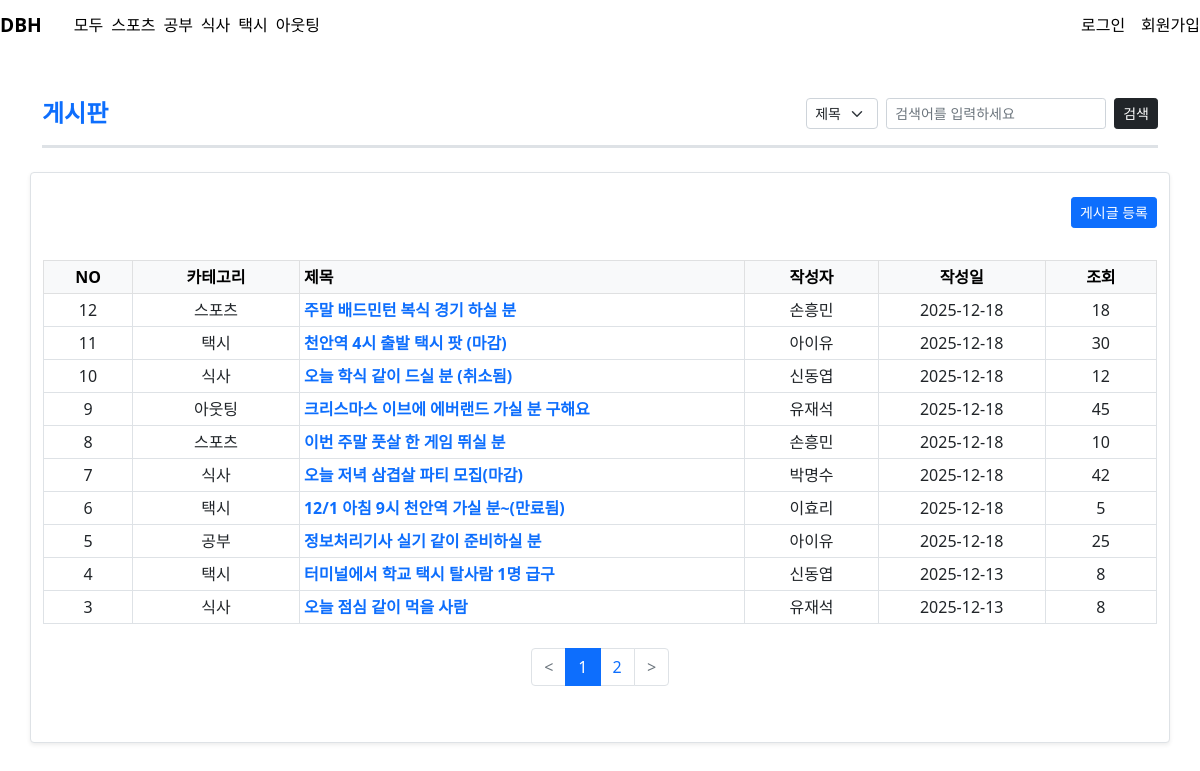
The app's page /src/index/index.php with its own data.
### tables this page shows
CREATE TABLE board (
    board_id INT PRIMARY KEY AUTO_INCREMENT,
    fk_member_id INT NOT NULL,
    fk_activity_id INT,
    title VARCHAR(100) NOT NULL,
    content TEXT NOT NULL,
    reg_date DATETIME NOT NULL DEFAULT CURRENT_TIMESTAMP,
    modify_date DATETIME,
    real_yn TINYINT NOT NULL,
    hits INT,
    isDiffSelect TINYINT,
    FOREIGN KEY (fk_member_id) REFERENCES members(member_id) ON DELETE CASCADE,
    FOREIGN KEY (fk_activity_id) REFERENCES activity(activity_id) ON DELETE CASCADE
);

### src/index/index.php (the view, shortened to what this page needs)
<?php
include("../../inc/head.php");
$p = isset($_GET['p']) ? $_GET['p'] : 1;
$keyFiled = isset($_GET['keyFiled']) ? $_GET['keyFiled'] : "";
$keyWord = isset($_GET['keyWord']) ? $_GET['keyWord'] : "";
$where = '';
if($keyFiled != ""){
    $where = ' AND ' . $keyFiled.' like "%'.$keyWord.'%"';
}else{
    $where = ' ';
}
$baseWhere = ' 1=1';
$cr = isset($_GET['cr']) ? $_GET['cr'] : false;
$bind = array();
if($cr){
    $baseWhere .= " AND bc.fk_category_id = ? ";
    $sql = "
    SELECT b.*, m.user_name, c.*
    FROM board b
        inner join members m on b.fk_member_id = m.member_id
        inner join board_categories bc on bc.fk_board_id = b.board_id
        INNER JOIN categories c ON bc.fk_category_id = c.category_id
	WHERE". $baseWhere . $where . ' GROUP BY b.board_id, m.user_name';
    $orderBy = 'ORDER BY board_id DESC';
    $bind = array('fk_category_id' => $cr);
}else{
    $sql = "
    SELECT b.*, m.user_name
    FROM board b
        inner join members m on b.fk_member_id = m.member_id
        WHERE". $baseWhere . $where . ' GROUP BY b.board_id, m.user_name';
    $orderBy = 'ORDER BY board_id DESC';
}
list($rows,$cnt,$navi) = PAGE($sql, $bind, 10, $orderBy, '');
$cnt = $cnt - (($p-1) * 10);
?>
<section>
    <div class="container my-5">
        <div class="row justify-content-center mb-4">
            <div class="col-12">
                <header class="d-flex justify-content-between align-items-center pb-3 border-bottom border-3">
                    <h4 class="fs-4 fw-bold text-primary mb-0">게시판</h4>
                    <form method="get" class="d-flex align-items-center">
                        <div class="d-flex gap-2">
                            <select name="keyFiled" class="form-select form-select-sm w-auto">
                                <option value="title" <?=$keyFiled == "title"? "selected":""?>>제목</option>
                            </select>
                            <input type="text" name="keyWord" class="form-control form-control-sm" value="<?=$keyWord?>" placeholder="검색어를 입력하세요">
                            <button class="btn btn-dark btn-sm d-flex align-items-center">검색</button>
                        </div>
                    </form>
                </header>
            </div>
        </div>
        <div class="row">
            <div class="col-12 py-4 bg-white border rounded shadow-sm">
                <div class="d-flex justify-content-end mb-3">
                    <a href="../Board/board_write.php?<?=reset_GET('p')."&p=$p"?>" class="btn btn-primary btn-sm">게시글 등록</a>
                </div>
                <div class="py-3">
                    <div class="table-responsive">
                        <table class="table table-bordered table-hover table-sm">
                            <thead class="table-light">
                            <tr class="fw-bold">
                                <th class="text-center" style="width: 8%;">NO</th>
                                <th class="text-center" style="width: 15%;">카테고리</th>
                                <th class="text-start">제목</th> <th class="text-center" style="width: 12%;">작성자</th>
                                <th class="text-center" style="width: 15%;">작성일</th>
                                <th class="text-center" style="width: 10%;">조회</th>
                            </tr>
                            </thead>
                            <tbody>
                            <?php
                            if(empty($rows[0])){
                            ?>
                            <?php
                            }else{
                            foreach ($rows as $row):
                                $board_id = $row['board_id'];
                                $sql = "SELECT * FROM board_categories
                                        inner join categories on category_id = fk_category_id
                                        WHERE fk_board_id = $board_id ";
                                $Crow=A($sql, '' , '');
                                $category_names = array_column($Crow, 'category_name');
                                $category = implode(', ', $category_names);
                                ?>
                                <tr>
                                    <td class="text-center"><?=$cnt?></td>
                                    <td class="text-center"><?=$category?>  </td>
                                    <td class="text-start"><a href="../Board/board_write.php?board_id=<?=$board_id?>&toIndex=1" class="text-decoration-none text-primary fw-bold"><?=$row['title']?></td></a>
                                    <td class="text-center"><?=$row['user_name']?></td>
                                    <td class="text-center"><?=substr($row['reg_date'],0,10)?></td>
                                    <td class="text-center"><?=$row['hits']?:0?></td>
                                </tr>
                            <?php $cnt--; endforeach;}?>
                            </tbody>
                        </table>
                    </div>
                    <div class="d-flex justify-content-center pt-2">
                        <?= $navi;?>
                    </div>
                </div>
            </div>
        </div>
    </div>
</section>
<?php
include("../../inc/footer.php");
?>

### inc/head.php (shortened to what this page needs)
<?php
include_once 'loader.php';
?>
<!doctype html>
<html lang="en">
<head>
    <link rel="stylesheet" href="../../css/main.style.css" type="text/css">
    <link rel="stylesheet" href="../../css/GNB/GNB.style.css" type="text/css">
    <link rel="stylesheet" href="../../css/Members/Members.style.css" type="text/css">
    <link rel="stylesheet" href="../../css/bootstrap/css/bootstrap.css" type="text/css">
</head>
<body>
    <?php
    include "../GNB/GNB.php";
    ?>

### src/GNB/GNB.php (shortened to what this page needs)
<?php
$user_id = isset($_COOKIE["user_id"])? $_COOKIE["user_id"]:0;
$sql = "SELECT * FROM dbh.members WHERE user_id='$user_id'";
$row = O($sql);
?>
<section class="GNB d-flex gap-4">
    <div class="d-flex justify-content-center align-content-center">
        <div class="GNBTITLE d-flex align-items-center me-2" id="Title">DBH</div>
    </div>
    <div class="d-flex align-items-center gap-2">
        <a href="../index/index.php">모두</a>
        <a href="../index/index.php?cr=1">스포츠</a>
        <a href="../index/index.php?cr=2">공부</a>
        <a href="../index/index.php?cr=3">식사</a>
        <a href="../index/index.php?cr=4">택시</a>
        <a href="../index/index.php?cr=5">아웃팅</a>
    </div>
    <div class="d-flex justify-content-end align-items-center gap-2" style="width: 100%;">
        <a href="../Members/Login.php" id="login" class="LoginTools d-flex justify-content-center align-content-center">
            <?=$user_id !== 0 ? "로그아웃" : "로그인"?>
        </a>
        <?php if($user_id !== 0) {?>
            <a href="../Members/MyPage.php" class="LoginTools d-flex justify-content-center align-content-center ms-2">
                <?=$row['user_name']?>님 마이페이지
            </a>
        <?php }else{?>
            <a href="../Members/SignUp.php" class="LoginTools d-flex justify-content-center align-content-center ms-2">
                회원가입
            </a>
        <?php }?>
    </div>
</section>

### inc/loader.php (shortened to what this page needs)
<?php
include_once "../../config/connect.php";
function O($sql, $bind = array(), $debug='N'){
    global $mysqli;
    if(is_array($bind)){
        $temp = 0;
    }
    $result = $mysqli->query($sql);
    if($result->num_rows > 0){
        while($row = $result->fetch_assoc()){
            return $row;
        }
    }else{
        return true;
    }
}
function A($sql, $bind = array(), $debug='N'){
    global $mysqli;
    $result = $mysqli->query($sql);
    $resultRow = array();
    if($result->num_rows > 0){
        while($row = $result->fetch_assoc()){
            $resultRow[] = $row;
        }
    }else{
        return true;
    }
    return $resultRow;
}
function PAGE($sql, $bind = array(), $pagesu = 10, $orderby="", $debug='N', $pagelength = 5, $page_func = 'PAGE_ADMIN')
{
    $cnt = CNT($sql, $bind);
    $page_no = (isset($_GET['p']) && $_GET['p']) ? $_GET['p'] : 1;
    $start = ( $pagesu * ($page_no - 1 ) ) +1;
    $end  = $pagesu * $page_no;
    $sql = "
	        SELECT *
	        FROM (
	            SELECT *, ROW_NUMBER() OVER ( ". $orderby ." ) AS ROW_NUM
                FROM ( " . $sql . " ) PAGE1
	        ) PAGE2
            WHERE ROW_NUM BETWEEN $start AND $end ";
    $rows = A($sql, $bind, $debug);
    list($navi,$page_count) = $page_func($pagesu, $pagelength, $cnt, $page_no);
    return array($rows,$cnt,$navi,$page_count);
}
function CNT()
{
    list( $sql, $bind)= split_arg(func_get_args());
    $neo_sql= sprintf("select count(*) as cnt from ( %s ) cnt_table", $sql);
    $bind = is_array($bind) ? $bind : '';
    $row = O($neo_sql, $bind, "");
    return $row['cnt'];
}
function split_arg($a)
{
    $sql= $a[0];
    if (count($a)>=1) {
        array_shift($a);
    }
    if (isset($a[0])&& is_array($a[0])) {
        $a= $a[0];
    }
    return array( $sql, $a);
}
function PAGE_ADMIN($pagesu = 5, $pagelength = 10, $cnt = 0, $page_no = 1)
{
    $total_page_cnt = ceil($cnt/$pagesu);
    $redirect_url = isset($_SERVER['PHP_SELF']) ? $_SERVER['PHP_SELF'] : $_SERVER['SCRIPT_NAME'];
    $navi = '';
    $navi .=
        '<div id="pagination">
	        <ul class="pagination">';
    if ($total_page_cnt>0) {
        $current = ceil($page_no / $pagelength);
        $end = ($current * $pagelength) ;
        $start = $end - $pagelength +1 ;
        if ($end>$total_page_cnt) {
            $end = $total_page_cnt;
        }
        $next = $end + 1 ;
        if ($page_no>$pagelength) {
            $myPage = $start - 1;
            $navi .= "<li class=\"page-item previous \"><a class=\"page-link\" href='$redirect_url?".reset_get('p')."&p=$myPage'><i class=\"previous\"></i><</A></li>";
        }else{
            $navi .= ("<li class=\"page-item previous disabled\"><a class=\"page-link\" href='javascript:void(0)'><i class=\"previous\"></i><</A></li>");
        }
        for ($i = $start; $i<=$end; $i++) {
            if ($page_no==$i) {
                $navi .= '<li class="page-item active"><a href=\'javascript:void(0)\' class="page-link">'.$i.'</a></li>';
            }else{
                $navi .= '<li class="page-item "><a href="'.$redirect_url."?".reset_get('p')."&p=".$i.'" data-page="'.$i.'" class="page-link">'.$i.'</A></li>';
            }
        }
        if ($total_page_cnt>=$next) {
            $myPage = $end+1;
            $navi .= "<li class=\"page-item next\"><a class=\"page-link\" href='$redirect_url?".reset_get('p')."&p=$myPage'><i class=\"next\"></i>></a></li>";
        }else{
            $navi .= ("<li class=\"page-item next disabled\"><a class=\"page-link\" href='javascript:void(0)'><i class=\"next\">></i></a></li>");
        }
    }
    $navi .= '</ul></div>';
    $page_count = '';
    return array($navi,$page_count);
}
function reset_GET()
{
    $re= array();
    return implode('&', $re);
}

### inc/footer.php (shortened to what this page needs)
</body>
</html>

### css/main.style.css (style rules this page uses)
body { margin: 0; }
.GNB a { flex-shrink: 0; min-width: fit-content; white-space: nowrap; }
header button { flex-shrink: 0; min-width: fit-content; white-space: nowrap; }
.pagination { display: flex; justify-content: center; align-items: center; }

### css/GNB/GNB.style.css (style rules this page uses)
.GNB { min-height: 50px; }
.GNB a { color:black; text-decoration:none; cursor:pointer; }
.GNBTITLE { color: #000000; font-size: 1.2rem; font-weight: bold; cursor: pointer; }

### records on screen
board: category "스포츠", title "주말 배드민턴 복식 경기 하실 분", user_name "손흥민", reg_date "2025-12-18", hits "18"
board: category "택시", title "천안역 4시 출발 택시 팟 (마감)", user_name "아이유", reg_date "2025-12-18", hits "30"
board: category "식사", title "오늘 학식 같이 드실 분 (취소됨)", user_name "신동엽", reg_date "2025-12-18", hits "12"
board: category "아웃팅", title "크리스마스 이브에 에버랜드 가실 분 구해요", user_name "유재석", reg_date "2025-12-18", hits "45"
board: category "스포츠", title "이번 주말 풋살 한 게임 뛰실 분", user_name "손흥민", reg_date "2025-12-18", hits "10"
board: category "식사", title "오늘 저녁 삼겹살 파티 모집(마감)", user_name "박명수", reg_date "2025-12-18", hits "42"
board: category "택시", title "12/1 아침 9시 천안역 가실 분~(만료됨)", user_name "이효리", reg_date "2025-12-18", hits "5"
board: category "공부", title "정보처리기사 실기 같이 준비하실 분", user_name "아이유", reg_date "2025-12-18", hits "25"
board: category "택시", title "터미널에서 학교 택시 탈사람 1명 급구", user_name "신동엽", reg_date "2025-12-13", hits "8"
board: category "식사", title "오늘 점심 같이 먹을 사람", user_name "유재석", reg_date "2025-12-13", hits "8"
